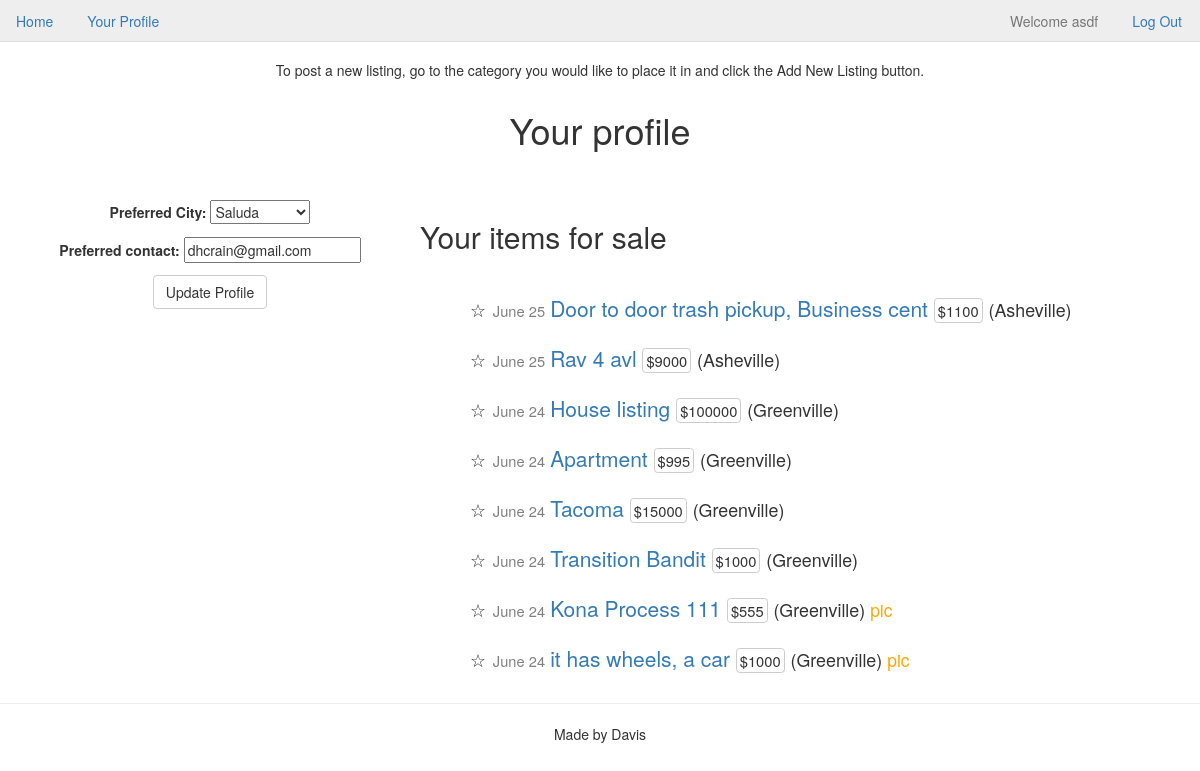
Before: /register/profile/ (signed in) with the older database file.
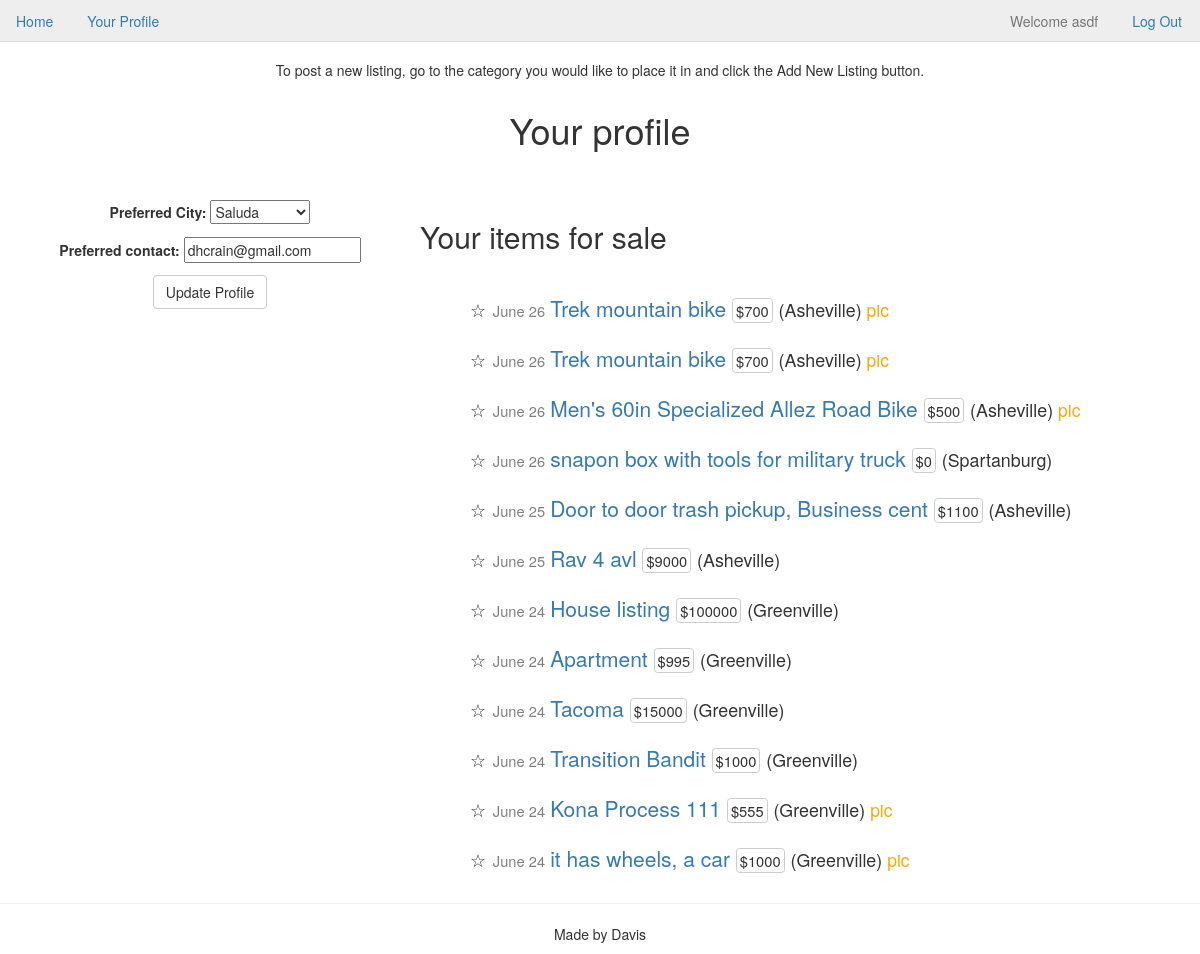
After: the same page with the newer database file.
### cl_app/models.py (models this page shows, shortened)
class Listing(models.Model):
    user = models.ForeignKey('auth.User')
    listing_city = models.ForeignKey(City)
    category = models.ForeignKey(ListingType)
    title = models.CharField(max_length=40)
    price = models.IntegerField()
    description = models.TextField()
    photo = models.ImageField(upload_to="listing_photos", null=True, blank=True, verbose_name="Listing Photo")
    created = models.DateTimeField(auto_now_add=True)
    class Meta:
        ordering = ['-created']

class City(models.Model):
    city = models.CharField(max_length=20)
    def __str__(self):
        return self.city

### cl_app/views.py (the view)
# urls.py: url('^register/profile/$', ProfileView.as_view(), name='profile_view'),
class ProfileView(UpdateView):
    fields = ['profile_city', 'preferred_contact']
    success_url = reverse_lazy("index_view")
    def get_object(self, queryset=None):
        return self.request.user.profile
    def get_context_data(self, **kwargs):
        context = super().get_context_data(**kwargs)
        context['user_listings'] = Listing.objects.filter(user=self.request.user)
        return context

### templates/cl_app/profile_form.html (shortened to what this page needs)
{% extends "base.html" %}
{% block body %}
    <h1 class="text-center">Your profile</h1>
    <br>
    <br>
    <div class="row">
        <div class="col-md-4">
            <form class="form-center text-center" action="" method="post">
                {{ form.as_p }}
                <input class="btn btn-default" type="submit" name="updateprofile" value="Update Profile">
            </form>
        </div>
        <div class="col-md-8">
            <h2>Your items for sale</h2>
            <br>
            {% for item in user_listings %}
            <div class="row listing-list">
                <p><small>&#9734;</small>
                    <span class="time">{{ item.created|date:"N d" }} </span>
                    <a href="{% url 'listing_detail_view' item.pk %}">{{ item.title }} </a>
                    <span class="price">${{ item.price }}</span>
                    <small>({{ item.listing_city }}) </small>
                    {% if item.photo %}
                    <span class="pic">pic</span>
                    {% endif %}
                </p>
            </div>
            {% empty %}
            <h4>Sorry, no items in this list.</h4>
            {% endfor %}
        </div>
    </div>
{% endblock %}

Changed rows visible on the page:
added Listing: created "June 26", title "Trek mountain bike", price "700", listing_city "Asheville", shows "pic"
added Listing: created "June 26", title "Trek mountain bike", price "700", listing_city "Asheville", shows "pic"
added Listing: created "June 26", title "Men's 60in Specialized Allez Road Bike", price "500", listing_city "Asheville", shows "pic"
added Listing: created "June 26", title "snapon box with tools for military truck", price "0", listing_city "Spartanburg"
